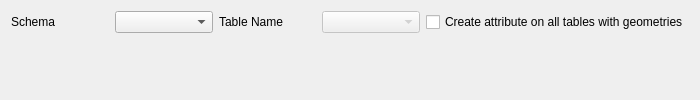
<?xml version="1.0" encoding="UTF-8"?>
<ui version="4.0">
 <class>newAttributeWidget_2</class>
 <widget class="QDialog" name="newAttributeWidget_2">
  <property name="geometry">
   <rect>
    <x>0</x>
    <y>0</y>
    <width>700</width>
    <height>100</height>
   </rect>
  </property>
  <property name="sizePolicy">
   <sizepolicy hsizetype="MinimumExpanding" vsizetype="Maximum">
    <horstretch>0</horstretch>
    <verstretch>0</verstretch>
   </sizepolicy>
  </property>
  <property name="minimumSize">
   <size>
    <width>700</width>
    <height>100</height>
   </size>
  </property>
  <property name="windowTitle">
   <string>New Attribute</string>
  </property>
  <layout class="QGridLayout" name="gridLayout">
   <item row="0" column="0">
    <widget class="QLabel" name="label">
     <property name="text">
      <string>Schema</string>
     </property>
    </widget>
   </item>
   <item row="0" column="1">
    <widget class="QComboBox" name="schemaComboBox"/>
   </item>
   <item row="0" column="2">
    <widget class="QLabel" name="tableNameLabel">
     <property name="text">
      <string>Table Name</string>
     </property>
    </widget>
   </item>
   <item row="0" column="3">
    <widget class="QComboBox" name="tableComboBox">
     <property name="enabled">
      <bool>false</bool>
     </property>
    </widget>
   </item>
   <item row="0" column="4">
    <widget class="QCheckBox" name="allTablesCheckBox">
     <property name="text">
      <string>Create attribute on all tables with geometries</string>
     </property>
    </widget>
   </item>
   <item row="1" column="0" colspan="5">
    <widget class="AddAttributeWidget" name="addAttributeWidget" native="true"/>
   </item>
  </layout>
 </widget>
 <customwidgets>
  <customwidget>
   <class>AddAttributeWidget</class>
   <extends>QWidget</extends>
   <header>DsgTools.gui.CustomWidgets.CustomDbManagementWidgets.addAttributeWidget.h</header>
   <container>1</container>
  </customwidget>
 </customwidgets>
 <resources>
  <include location="../../resources.qrc"/>
 </resources>
 <connections/>
</ui>
